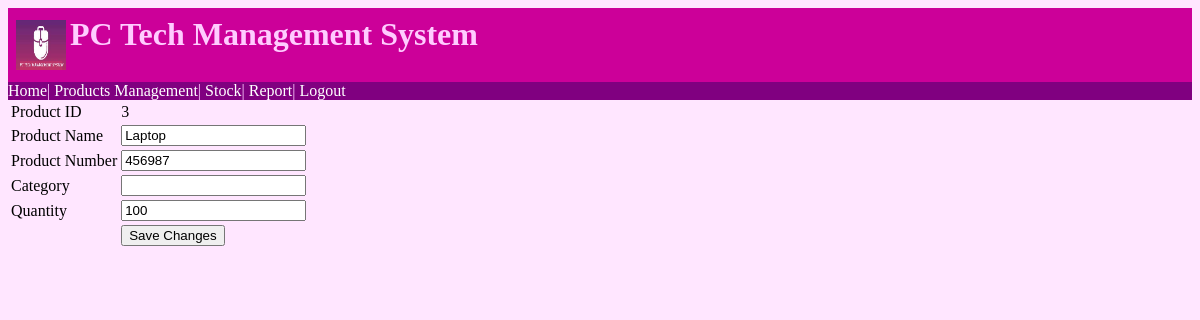
Page /admin/editProduct.php?id=3 on the committed database.
### tables this page shows
CREATE TABLE `product_stocks` (
  `product_name` varchar(250) NOT NULL,
  `product_number` int(10) NOT NULL,
  `brand` varchar(250) NOT NULL,
  `description` varchar(250) NOT NULL,
  `specifications` varchar(250) NOT NULL,
  `category` varchar(250) NOT NULL,
  `quantity` int(10) NOT NULL,
  `status` text NOT NULL,
  `dateInStock` date NOT NULL,
  `id` int(10) NOT NULL,
  `photo` longblob NOT NULL,
  `purchase` int(10) NOT NULL,
  `sale` int(10) NOT NULL
);

### admin/editProduct.php (the view, shortened to what this page needs)
<?php include '../config.php';
$id= $_GET['id'];
$product_name= "";
$product_number= "";
$category="";
$quantity= "";
$result = $con->query("SELECT * FROM `product_stocks`  where  `id`='$id'");
if($result->num_rows > 0)
{
	while($row = $result->fetch_assoc())
	{
        $product_name= $row['product_name'] ;
        $product_number=$row['product_number'] ;
        $category= $row['category'] ;
      $quantity= $row['quantity'];
}
}
?>
<?php
include("header.php");
include("nav.php");
?>
<form action="editProduct.php?id=<?php echo $id; ?>" method="post">
<table>
<tr><td>Product ID</td><td><?php echo $id; ?></td></tr>
<tr><td>Product Name</td><td><input type="Text" name="product_name" value="<?php echo $product_name; ?>"></td></tr>
<tr><td>Product Number</td><td><input type="Text" name="product_number" value="<?php echo $product_number; ?>"></td></tr></td>
<tr><td>Category</td><td><input type="Text" name="category" value="<?php echo $category; ?>"></td></tr>
<tr><td>Quantity</td><td><input type="Text" name="quantity" value="<?php echo $quantity; ?>"></td></tr>
<tr><td></td><td><input class="btn-success" type="submit" name="submit" value="Save Changes"></td></tr>
</table>
</form>

### admin/style.css (style rules this page uses)
body { background-color: #ffe6ff }

### rows in the picture
product_stocks: product_name "Laptop", product_number "456987", quantity "100"

### other values in the picture
$id "3"
